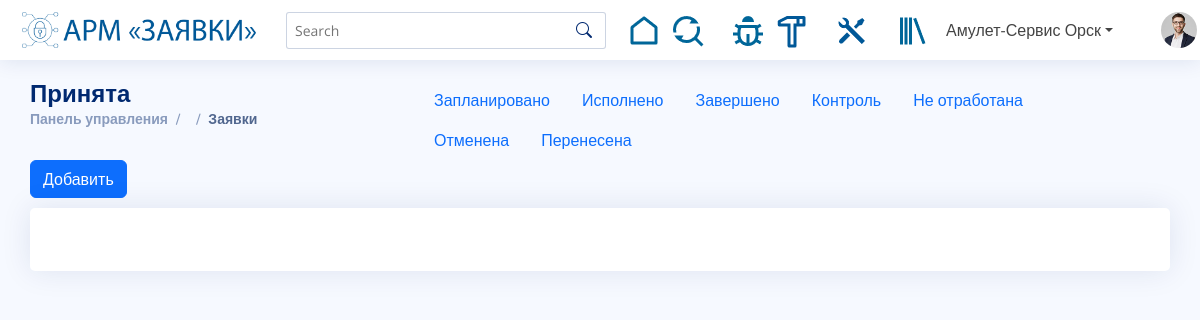
The page /maintenance/proposal/open/ (signed in) on the database its author committed.
### base/models.py (models this page shows, shortened)
class Profile(models.Model):
    GENDER_CHOICES = [
        ('man', u'Мужской'),
        ('woman', u'Женский')
    ]
    user = models.OneToOneField(User, on_delete=models.CASCADE)
    scompany = models.ManyToManyField(ServiceCompany, related_name='scompany_select',
                                      verbose_name=u'Сервисные компании (доступные)',
                                      help_text='Выбрать сервисные компании доступные пользователю')
    scompany_default = models.ForeignKey(ServiceCompany, models.SET_NULL, related_name='scompany_default',
                                         verbose_name=u'Сервисная компания (по умолчанию)', null=True, blank=True)
    scompany_current = models.ForeignKey(ServiceCompany, models.SET_NULL, related_name='scompany_current',
                                         verbose_name=u'Сервисные компании (текущая)', null=True, blank=True)
    location = models.ForeignKey(City, models.SET_NULL, verbose_name=u'Место нахождения', null=True, blank=True)
    birthday = models.DateField(u'Дата рождения', null=True, blank=True)
    phone = models.CharField(u'Номер телефона', blank=True, max_length=10,
                             help_text=u'Вводить номер в федеральном формате, без кода страны 8 или +7')
    gender = models.CharField(u'Пол', choices=GENDER_CHOICES, max_length=50, blank=True, default='man')
    personal_data = models.BooleanField(u'Согласие на обработку персональных данных', default=False)
    executor = models.BooleanField(u'Исполнитель', default=False)
    post = models.ForeignKey(Post, models.SET_NULL, verbose_name=u'Должность', null=True)
    class Meta:
        ordering = ["user__last_name"]
        verbose_name = u'Профиль '
        verbose_name_plural = u'Профили пользователей '
    @property
    def list_scompany(self):
        return self.scompany.all()
    @property
    def current_scompany(self):
        return self.scompany_current
    @property
    def short_fio(self):
        split_fio = self.user.first_name.split(' ')
        if len(split_fio) == 2:
            return self.user.last_name + ' ' + split_fio[0] + ' ' + split_fio[1][:1] + '.'
        else:
            return self.user.last_name + ' ' + split_fio[0]

class ServiceCompany(models.Model):
    name = models.CharField(u'Наименование', max_length=100)
    city = models.ForeignKey(City, models.SET_NULL, verbose_name=u'Город', null=True)
    slug = AutoSlugField(populate_from='name')
    def __str__(self):
        return self.name
    class Meta:
        verbose_name = u'Сервисная компания '
        verbose_name_plural = u'Сервисные компании '

class Status(models.Model):
    name = models.CharField(u'Состояние', max_length=100)
    slug = AutoSlugField(populate_from='name')
    view_form = models.BooleanField(u'Отображать в форме')
    returned_form = models.BooleanField(u'Отображать в форме "Возврат оборудования"')
    tr_color = models.CharField(u'Цвет строки', max_length=50)
    def __str__(self):
        return self.name
    class Meta:
        verbose_name = u'Статус заявки '
        verbose_name_plural = u'Статусы заявок '

### maintenance/views.py (the view, shortened to what this page needs)
# urls.py: path('proposal/<slug:status>/', MaintenanceProposalList.as_view(), name='getlist-proposals'),
class MaintenanceProposalList(LoginRequiredMixin, ListView, FormView):
    template_name = "maintenance/maintenance_proposal_list.html"
    model = MaintenanceProposal
    form_class = MaintenanceProposalCreateForm
    success_url = reverse_lazy('maintenance:getlist_proposals', args=['open'])
    paginate_by = 5
    def get_form_kwargs(self):
        kwargs = super(MaintenanceProposalList, self).get_form_kwargs()
        kwargs.update({'initial': {'user': self.request.user}})
        return kwargs
    def get_context_data(self, **kwargs):
        context = super(MaintenanceProposalList, self).get_context_data(**kwargs)
        curr_status = self.kwargs['status'] if self.kwargs['status'] else 'open'
        context["status"] = Status.objects.get(slug=curr_status)
        context["app_name"] = app_name
        context["type_document"] = "Заявки"
        context["list_status"] = Status.objects.exclude(slug=curr_status)
        return context
    def get_queryset(self, **kwargs):
        proposals = MaintenanceProposal.objects.filter(object__service_company=self.request.user.profile.current_scompany)
        if self.kwargs['status'] == 'open':
            qs = proposals.filter(status__slug__in=['open', 'complete'], date_schedule__lte=datetime.today())
        elif self.kwargs['status'] == 'scheduled':
            qs = proposals.filter(status__slug__in=['open', 'complete'], date_schedule__gt=datetime.today())
        else:
            qs = proposals.filter(status__slug=self.kwargs['status'], date_schedule__year=datetime.today().year)
        return qs

### maintenance/forms.py
class MaintenanceProposalCreateForm(ModelForm):
    class Meta:
        model = MaintenanceProposal
        fields = ['date_schedule']

### base/models.py (called while the page is built)
    def __str__(self):
        return self.name

### maintenance/models.py (called while the page is built)
def maintenance_type_request():
    return TypeRequest.objects.get(slug='maintenance')

def maintenance_type_document_object():
    return TypeDocument.objects.get(slug='object')

def maintenance_type_document_request():
    return TypeDocument.objects.get(slug='request')

### templates/maintenance/maintenance_proposal_list.html (shortened to what this page needs)
{% extends 'page_content_fluid.html' %}
{% load exploitation_tags %}
{% block content %}
    <main id="main" class="main">
        <div class="pagetitle">
            <div class="row">
                <div class="col-4">
                    {% include 'templatetags/pagetitle_status.html' with status=status app_name=app_name.verbose_name type_document=type_document %}
                </div>
                <div class="col-7">
                    <ul class="nav">
                        {% for item in list_status %}
                            <li class="nav-item">
                                <a class="nav-link" aria-current="page" href="{% url 'maintenance:getlist-proposals' item.slug %}">{{ item.name }}</a>
                            </li>
                        {% endfor %}
                    </ul>
                </div>
                <div class="col">
                    <button type="button" class="btn btn-primary" data-bs-toggle="modal" data-bs-target="#newProposal">Добавить</button>
                </div>
            </div>
        </div>
        <section class="section">
            <div class="row">
                <div class="col-lg-12">
                    <div class="card">
                        <div class="card-body">
                            <h5 class="card-title pt-sm-1"></h5>
                        </div>
                    </div>
                </div>
            </div>
        </section>
    </main>
{% endblock %}

### templates/templatetags/topnav.html (shortened to what this page needs)
{% load static %}
<nav class="header-nav ms-auto">
    <ul class="d-flex align-items-center">
        <li class="nav-item pe-2">
            <a class="navbar-brand" href="{% url 'dashboard' %}">
                <img src="{% static 'img/home.png' %}" alt="find" class="d-inline-block align-text-top">
            </a>
        </li>
        <li class="nav-item pe-4">
            <a class="navbar-brand" href="#">
                <img src="{% static 'img/find.png' %}" alt="find" class="d-inline-block align-text-top">
            </a>
        </li>
        <li class="nav-item pe-2">
            <a class="navbar-brand" href="{% url 'exploitation:getlist-proposals' 'open' %}">
                <img src="{% static 'img/bug.png' %}" alt="exploitation-app" class="d-inline-block align-text-top">
            </a>
        </li>
        <li class="nav-item pe-4">
            <a class="navbar-brand" href="{% url 'build:getlist-proposals' 'open' %}">
                <img src="{% static 'img/hammer.png' %}" alt="build-app" class="d-inline-block align-text-top">
            </a>
        </li>
        <li class="nav-item pe-4">
            <a class="navbar-brand" href="{% url 'maintenance:getlist-proposals' 'open' %}">
                <img src="{% static 'img/tools.png' %}" alt="maintenance-app" class="d-inline-block align-text-top">
            </a>
        </li>
        <li class="nav-item pe-3">
            <a class="navbar-brand" href="{% url 'base:getlist-clients' %}">
                <img src="{% static 'img/library.png' %}" alt="library-app" class="d-inline-block align-text-top">
            </a>
        </li>
        {% if user.profile.list_scompany|length > 1 %}
            <li class="nav-item dropdown pe-5">
                <a class="nav-link dropdown-toggle" data-bs-toggle="dropdown" href="#" role="button" aria-expanded="false">{{ user.profile.current_scompany }}</a>
            </li>
        {% endif %}
        <li class="nav-item dropdown pe-3">
            <a class="nav-link nav-profile d-flex align-items-center pe-0" href="#" data-bs-toggle="dropdown">
                <img src="{% static 'img/profile-img.jpg' %}" alt="Profile" class="rounded-circle">
                <span class="d-none d-md-block dropdown-toggle ps-2">{{ user.first_name|truncatechars:2 }} {{ user.last_name }}</span>
            </a>
        </li>
      </ul>
    </nav>

### templates/templatetags/pagetitle_status.html
<h1>{{ status }}</h1>
<nav>
    <ol class="breadcrumb">
        <li class="breadcrumb-item"><a href="{% url 'dashboard' %}">Панель управления</a></li>
        <li class="breadcrumb-item">{{ app_name }}</li>
        <li class="breadcrumb-item active">{{ type_document }}</li>
    </ol>
</nav>

### static/css/style.css (style rules this page uses)
:root { scroll-behavior: smooth; }
body { font-family: "Open Sans", sans-serif; background: #f6f9ff; color: #444444; }
a { color: #4154f1; text-decoration: none; }
h1, h2, h3, h4, h5, h6 { font-family: "Nunito", sans-serif; }
#main { margin-top: 60px; padding: 20px 30px; transition: all 0.3s; }
.pagetitle { margin-bottom: 10px; }
.pagetitle h1 { font-size: 24px; margin-bottom: 0; font-weight: 600; color: #012970; }
.card { margin-bottom: 30px; border: none; border-radius: 5px; box-shadow: 0px 0 30px rgba(1, 41, 112, 0.1); }
.card-title { padding: 20px 0 15px 0; font-size: 18px; font-weight: 500; color: #012970; font-family: "Poppins", sans-serif; }
.card-body { padding: 0 20px 20px 20px; }
.breadcrumb { font-size: 14px; font-family: "Nunito", sans-serif; color: #899bbd; font-weight: 600; }
.breadcrumb a { color: #899bbd; transition: 0.3s; }
.breadcrumb .breadcrumb-item::before { color: #899bbd; }
.breadcrumb .active { color: #51678f; font-weight: 600; }
.header-nav ul { list-style: none; }
.header-nav>ul { margin: 0; padding: 0; }
.header-nav .nav-profile { color: #012970; }
.header-nav .nav-profile img { max-height: 36px; }
.header-nav .nav-profile span { font-size: 14px; font-weight: 600; }

### rows shown on the page
Status: name "Принята"
Status: name "Запланировано"
Status: name "Исполнено"
Status: name "Завершено"
Status: name "Контроль"
Status: name "Не отработана"
Status: name "Отменена"
Status: name "Перенесена"

### other values the page prints
{{ user.profile.current_scompany }} "Амулет-Сервис Орск"
{{ type_document }} "Заявки"
